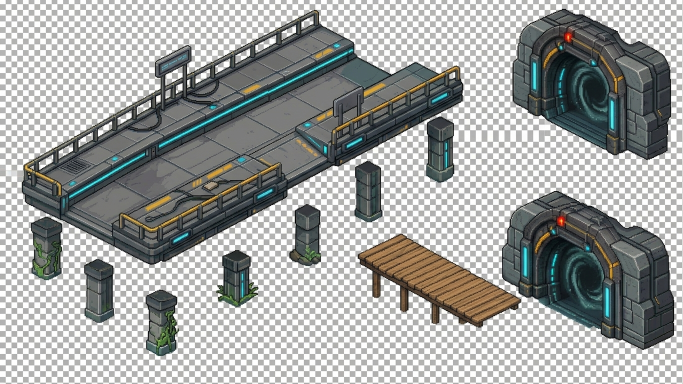
#> input picture assets/source-art/coastal/estacao-conceito.jpg, 1365 x 768 px, given in place of piso-grafite.png, which was not available (shown at 1/2 size); the run also reads 6 pictures not shown here
$ python preparar-sala-nucleo.py
#> lines starting #> are read from the running program, lines starting #| are printed output that depends on the picture; after the words box and inside, x2 and y2 are one past the last pixel; in counts of white or black regions, pixels touching at a corner belong together
#!/usr/bin/env python3
"""Prepara a Base dos Vetores (Núcleo 10X) — 0.11.6.

Fontes pintadas em assets/source-art/sala-nucleo/*.png (fundo magenta) viram
PNGs RGBA standalone em assets/sprites/sala-nucleo/. Todas as máquinas usam
arte pintada; regulador, relicário e pórtico não são mais desenhos procedurais.

Invariantes verificadas ao salvar cada sprite de objeto:
  * modo RGBA;
  * margem totalmente transparente >= 4 px nos quatro lados;
  * nenhum canto opaco (sprite-clean não tenta remover fundo já limpo).

Uso: python3 tools/preparar-sala-nucleo.py
Dependências: Pillow, numpy, scipy (mesmo pipeline das outras salas).
"""
from pathlib import Path
import math

import numpy as np
from PIL import Image, ImageOps
from scipy import ndimage

ROOT = Path(__file__).resolve().parents[1]
SRC = ROOT / "assets/source-art/sala-nucleo"
OUT = ROOT / "assets/sprites/sala-nucleo"
PAD = 6


def remove_magenta(im: Image.Image, holo: bool = False, holes: bool = False, membrane: bool = False) -> Image.Image:
    """Chroma-key do magenta, preservando verdes/âmbaras e vidro holográfico.

    `holes=True` também apaga o magenta FECHADO dentro da silhueta (o vão de
    um pórtico, por exemplo): sem isso o flood a partir da borda não alcança
    a abertura e a porta nasce tampada. `membrane=True` converte o campo rosa
    da malha em vidro verde translúcido ANTES do key, preservando a treliça.
    """
    arr = np.array(im.convert("RGBA"), dtype=np.float32)
    r, g, b, a = arr[..., 0], arr[..., 1], arr[..., 2], arr[..., 3]
    if membrane:
        pink = (np.minimum(r, b) - g > 24) & (np.abs(r - b) < 100)
        intensity = np.clip((np.minimum(r, b) - g) / 255, 0, 1)
        r = np.where(pink, 30 + 40 * (1 - intensity), r)
        g = np.where(pink, np.maximum(g, 140 + 80 * intensity), g)
        b = np.where(pink, 90 + 40 * (1 - intensity), b)
        a = np.where(pink, np.minimum(a, 42 + 70 * (1 - intensity)), a)
    if holo:
        # O feixe do terminal foi pintado rosa sobre o fundo magenta. Converte
        # só a região superior em vidro verde translúcido antes do key.
        h, w = r.shape
        yy = np.arange(h)[:, None] / max(1, h)
        vidro = (yy < 0.31) & (r > g + 24) & (b > g + 24) & (g > 48) & ~((r > 228) & (g < 42) & (b > 228))
        r = np.where(vidro, 42, r)
        g = np.where(vidro, np.maximum(g, 150), g)
        b = np.where(vidro, 104, b)
        a = np.where(vidro, 150, a)
    mag = np.minimum(r, b) - g
    strong = (mag > 82) & (np.abs(r - b) < 64) & (g < 150)
    seed = (mag > 48) & (np.sqrt((r - 255) ** 2 + g ** 2 + (b - 255) ** 2) < 150)
    lbl, n = ndimage.label(seed | strong)
    border = (set(lbl[0, :]) | set(lbl[-1, :]) | set(lbl[:, 0]) | set(lbl[:, -1])) - {0}
    bg = strong.copy() if holes else np.zeros_like(strong)
    for lab in border:
        bg |= lbl == lab
    flbl, fn = ndimage.label(~bg)
    sizes = np.bincount(flbl.ravel())
    noise = sizes < 36
    noise[0] = False
    bg |= noise[flbl]
    a[bg] = 0
    fg = a > 0
    fringe = fg & ~ndimage.binary_erosion(fg, iterations=2)
    spill = fringe & (mag > 16)
    if np.any(spill):
        cap = np.maximum(g[spill] + 12, (r[spill] + g[spill] + b[spill]) / 3.2)
        r[spill] = np.minimum(r[spill], cap)
        b[spill] = np.minimum(b[spill], cap * 1.08)
        a[spill] *= np.clip(1 - (mag[spill] - 16) / 125, .25, 1)
    # O antialias do fundo deixa roxo translúcido mesmo depois do key.
    # Remove esse resíduo sem apagar material opaco; um reflexo violeta
    # saturado remanescente vira luz verde, não volta a ser chroma-key rosa.
    faint_spill = (mag > 42) & (np.abs(r - b) < 95) & (a > 0) & (a < 235)
    a[faint_spill] = 0
    hot = strong & (a > 0)
    if np.any(hot):
        light = np.maximum(g[hot], np.minimum(r[hot], b[hot]))
        r[hot] = light * .48
        g[hot] = light
        b[hot] = light * .72
    out = np.stack([r, g, b, a], axis=-1).clip(0, 255).astype(np.uint8)
    final_mag = np.minimum(out[..., 0], out[..., 2]).astype(np.int16) - out[..., 1]
    assert not np.any((final_mag > 82) & (np.abs(out[..., 0].astype(np.int16) - out[..., 2]) < 64) & (out[..., 1] < 150) & (out[..., 3] > 0)), "magenta visível sobrevivendo dentro da silhueta"
    return Image.fromarray(out, "RGBA")


def trim(im: Image.Image) -> Image.Image:
    box = im.getchannel("A").getbbox()
    return im.crop(box) if box else im


def resize_premult(im: Image.Image, size: tuple[int, int]) -> Image.Image:
    arr = np.array(im, dtype=np.float32) / 255
    a = arr[..., 3:4]
    pre = np.concatenate([arr[..., :3] * a, a], axis=-1)
    small = Image.fromarray((pre * 255).round().astype(np.uint8), "RGBA").resize(size, Image.Resampling.LANCZOS)
    s = np.array(small, dtype=np.float32) / 255
    sa = s[..., 3:4]
    rgb = np.where(sa > 1e-3, s[..., :3] / np.maximum(sa, 1e-3), 0)
    sa = np.where(sa < .04, 0, sa)
    return Image.fromarray((np.concatenate([rgb, sa], axis=-1).clip(0, 1) * 255).round().astype(np.uint8), "RGBA")


def clean_resize_spill(im: Image.Image) -> Image.Image:
    """Lanczos/unpremultiply pode recriar franja roxa em alpha baixo.

    Limpa DEPOIS da redução também; o assert do remove_magenta sozinho não
    enxerga esse resíduo de reamostragem. Material opaco não é apagado.
    """
    arr = np.array(im.convert("RGBA"), dtype=np.int16)
    r, g, b, a = arr[..., 0], arr[..., 1], arr[..., 2], arr[..., 3]
    mag = np.minimum(r, b) - g
    faint = (mag > 42) & (np.abs(r - b) < 95) & (a > 0) & (a < 235)
    a[faint] = 0
    hot = (mag > 82) & (np.abs(r - b) < 64) & (g < 150) & (a > 0)
    if np.any(hot):
        light = np.maximum(g[hot], np.minimum(r[hot], b[hot]))
        r[hot] = (light * .48).round()
        g[hot] = light
        b[hot] = (light * .72).round()
    out = np.stack([r, g, b, a], axis=-1).clip(0, 255).astype(np.uint8)
    fm = np.minimum(out[..., 0], out[..., 2]).astype(np.int16) - out[..., 1]
    assert not np.any((fm > 82) & (np.abs(out[..., 0].astype(np.int16) - out[..., 2]) < 64) & (out[..., 1] < 150) & (out[..., 3] > 0)), "franja magenta após reamostragem"
    return Image.fromarray(out, "RGBA")


def pad_save(im: Image.Image, name: str, max_w: int | None = None) -> Image.Image:
    im = trim(im)
    if max_w and im.width > max_w - 2 * PAD:
        h = max(1, round(im.height * (max_w - 2 * PAD) / im.width))
        im = resize_premult(im, (max_w - 2 * PAD, h))
    im = clean_resize_spill(im)
    canvas = Image.new("RGBA", (im.width + 2 * PAD, im.height + 2 * PAD), (0, 0, 0, 0))
    canvas.paste(im, (PAD, PAD))
    a = np.array(canvas)[..., 3]
    assert a[:4, :].max() == 0 and a[-4:, :].max() == 0 and a[:, :4].max() == 0 and a[:, -4:].max() == 0, name
    canvas.save(OUT / name, optimize=True)
    print(f"saved {name} {canvas.size}")
    return canvas


def shift_col(col: np.ndarray, dy: float) -> np.ndarray:
    h = col.shape[0]
    ys = np.arange(h, dtype=np.float32) - dy
    y0 = np.floor(ys).astype(int)
    y1 = y0 + 1
    f = (ys - y0)[:, None]
    v0 = (y0 >= 0) & (y0 < h)
    v1 = (y1 >= 0) & (y1 < h)
    c0 = np.zeros_like(col, dtype=np.float32)
    c1 = np.zeros_like(col, dtype=np.float32)
    c0[v0] = col[y0[v0]]
    c1[v1] = col[y1[v1]]
    return (c0 * (1 - f) + c1 * f).clip(0, 255).astype(np.uint8)


def shear(im: Image.Image, slope: float, corner: bool = False) -> Image.Image:
    arr = np.array(im)
    h, w, _ = arr.shape
    mask = arr[..., 3] > 30
    mid = (w - 1) * .5
    xs, ys = [], []
    for x in range(8, w - 8):
        col = np.where(mask[:, x])[0]
        if len(col):
            xs.append(x)
            ys.append(col.max())
    if len(xs) < 10:
        return im
    if corner:
        left = np.array(xs) < mid - 20
        right = np.array(xs) > mid + 20
        sl = np.polyfit(np.array(xs)[left], np.array(ys)[left], 1)[0]
        sr = np.polyfit(np.array(xs)[right], np.array(ys)[right], 1)[0]
        dl, dr = -slope - sl, slope - sr
    else:
        cur = np.polyfit(xs, ys, 1)[0]
        dl = dr = slope - cur
    pad_y = int(math.ceil(max(abs(dl), abs(dr)) * w * .6)) + 10
    padded = np.zeros((h + 2 * pad_y, w, 4), dtype=np.uint8)
    padded[pad_y:pad_y + h] = arr
    out = np.zeros_like(padded)
    for x in range(w):
        dx = x - mid
        dy = dl * dx if (corner and dx < 0) else dr * dx
        out[:, x] = shift_col(padded[:, x], dy)
    return Image.fromarray(out, "RGBA")


def floor_tile(src: Image.Image, name: str):
    clean = trim(remove_magenta(src))
    # 248×124 = 2:1 exato; a saia de 4 px entra na margem transparente.
    tile = resize_premult(clean, (248, 124))
    pad_save(tile, name, max_w=260)


def main():
    OUT.mkdir(parents=True, exist_ok=True)
    floor_tile(Image.open(SRC / "piso-grafite.png"), "piso-grafite.png")
#> in remove_magenta, `r, g, b, a = arr[..., 0], arr[..., 1], arr[..., 2], arr[..., 3]`: a: shape (768, 1365) float32; every value is 255
#> in remove_magenta, `mag = np.minimum(r, b) - g`:
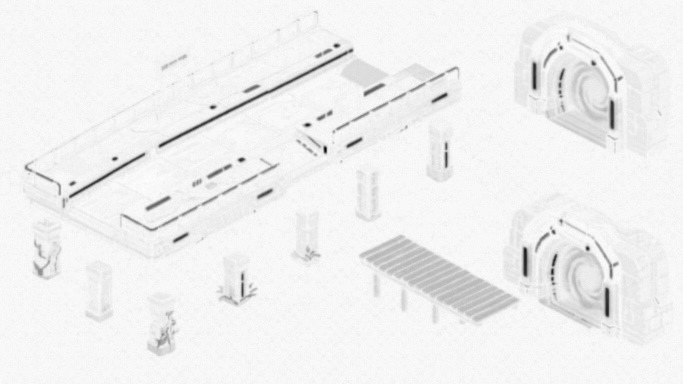
#> mag: shape (768, 1365) float32 (shown at 1/2 size); min -180, max 5, mean -5.69; drawn with min black and max white
#> in remove_magenta, `strong = (mag > 82) & (np.abs(r - b) < 64) & (g < 150)`: strong: shape (768, 1365) bool; every value is 0
#> in remove_magenta, `lbl, n = ndimage.label(seed | strong)`: lbl: shape (768, 1365) int32; every value is 0
#> in remove_magenta, `lbl, n = ndimage.label(seed | strong)`: n = 0
#> in remove_magenta, `border = (set(lbl[0, :]) | set(lbl[-1, :]) | set(lbl[:, 0]) | set(lbl[..`: border = 0 items
#> in remove_magenta, `flbl, fn = ndimage.label(~bg)`: flbl: shape (768, 1365) int32; every value is 1
#> in remove_magenta, `flbl, fn = ndimage.label(~bg)`: fn = 1
#> in remove_magenta, `sizes = np.bincount(flbl.ravel())`: sizes = [0, 1048320]
#> in remove_magenta, `noise = sizes < 36`: noise = [True, False]
#> in remove_magenta, `fg = a > 0`: fg: shape (768, 1365) bool; every value is 1
#> in remove_magenta, `fringe = fg & ~ndimage.binary_erosion(fg, iterations=2)`:
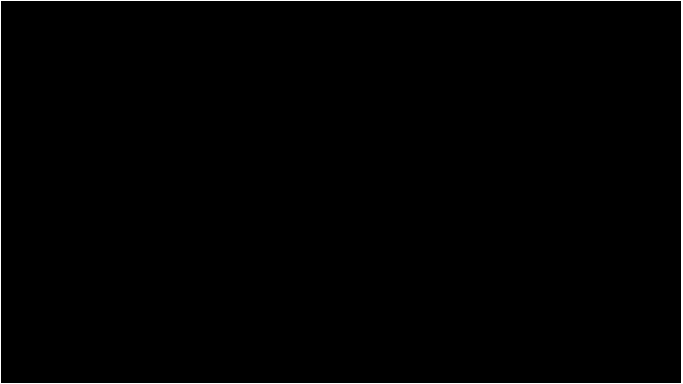
#> fringe: shape (768, 1365) bool (shown at 1/2 size); 0.81% white; 1 white region, box (x1, y1, x2, y2) and area: (0, 0, 1365, 768) 8516
#> in trim, `box = im.getchannel("A").getbbox()`: box = (0, 0, 1365, 768)
#> in floor_tile, src is the input picture: PIL image 1365x768 RGB; mean R, G, B 159.7, 161.8, 160.1
#> in resize_premult, `a = arr[..., 3:4]`: a: shape (768, 1365, 1) float32; every value is 1
#> in resize_premult, `small = Image.fromarray((pre * 255).round().astype(np.uint8), "RGBA")...`:
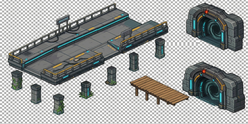
#> small: PIL image 248x124 RGBA; mean R, G, B, A 158.5, 160.7, 159, 255
#> in resize_premult, `sa = s[..., 3:4]`: sa: shape (124, 248, 1) float32; every value is 1
#> in clean_resize_spill, `r, g, b, a = arr[..., 0], arr[..., 1], arr[..., 2], arr[..., 3]`: a: shape (124, 248) int16; every value is 255
#> in clean_resize_spill, `faint = (mag > 42) & (np.abs(r - b) < 95) & (a > 0) & (a < 235)`: faint: shape (124, 248) bool; every value is 0
#> in pad_save, `canvas = Image.new("RGBA", (im.width + 2 * PAD, im.height + 2 * PAD), ..`: canvas: PIL image 260x136 RGBA; every value is 0
#> in pad_save, `a = np.array(canvas)[..., 3]`:
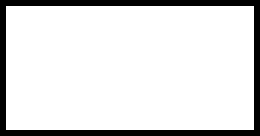
#> a: shape (136, 260); 87% white; 1 black region, box (x1, y1, x2, y2) and area: (0, 0, 260, 136) 4608
#| saved piso-grafite.png (260, 136)
    floor_tile(Image.open(SRC / "piso-cinetico.png"), "piso-cinetico.png")
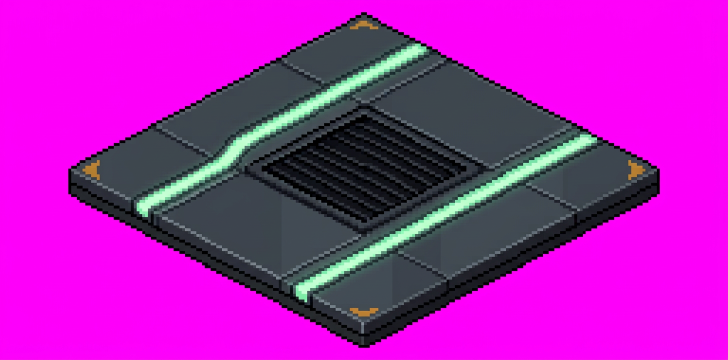
#> input picture assets/source-art/sala-nucleo/piso-cinetico.png, 1456 x 720 px (shown at 1/2 size)
#> call 2 of remove_magenta, with holo = False, holes = False, membrane = False
#> in remove_magenta (call 2), `r, g, b, a = arr[..., 0], arr[..., 1], arr[..., 2], arr[..., 3]`: a: shape (720, 1456) float32; every value is 255
#> in remove_magenta (call 2), `strong = (mag > 82) & (np.abs(r - b) < 64) & (g < 150)`: strong: shape (720, 1456) bool; 59.2% white; 1 black region, box (x1, y1, x2, y2) and area: (137, 25, 1319, 695) 428234
#> in remove_magenta (call 2), `seed = (mag > 48) & (np.sqrt((r - 255) ** 2 + g ** 2 + (b - 255) ** 2)..`:
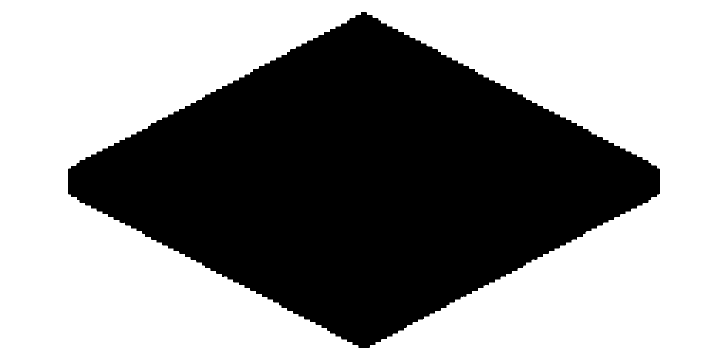
#> seed: shape (720, 1456) bool (shown at 1/2 size); 59% white; 1 black region, box (x1, y1, x2, y2) and area: (136, 24, 1320, 696) 429620
#> in remove_magenta (call 2), `lbl, n = ndimage.label(seed | strong)`: n = 1
#> in remove_magenta (call 2), `border = (set(lbl[0, :]) | set(lbl[-1, :]) | set(lbl[:, 0]) | set(lbl[..`: border = 1 item
#> in remove_magenta (call 2), `bg = strong.copy() if holes else np.zeros_like(strong)`: bg: shape (720, 1456) bool; every value is 0
#> the loop in remove_magenta (call 2), `for lab in border:` made 1 pass
#> in remove_magenta (call 2), `sizes = np.bincount(flbl.ravel())`: sizes = [620086, 428234]
#> in remove_magenta (call 2), `noise = sizes < 36`: noise = [False, False]
#> in remove_magenta (call 2), `fringe = fg & ~ndimage.binary_erosion(fg, iterations=2)`: fringe: shape (720, 1456) bool; 0.61% white in thin lines or dots, all inside (x1, y1, x2, y2) = (137, 25, 1319, 695)
#> in remove_magenta (call 2), `spill = fringe & (mag > 16)`:
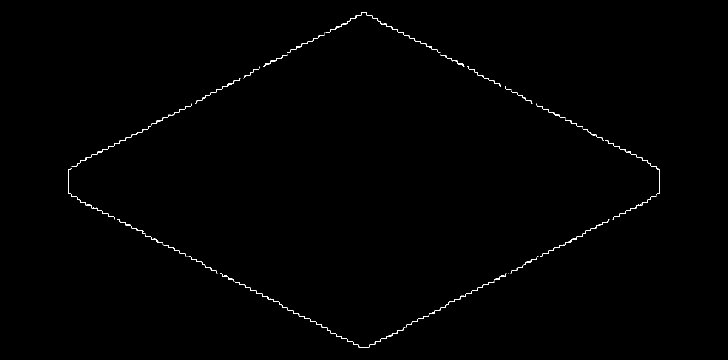
#> spill: shape (720, 1456) bool (shown at 1/2 size); 0.36% white in thin lines or dots, all inside (x1, y1, x2, y2) = (137, 25, 1319, 695)
#> in remove_magenta (call 2), `cap = np.maximum(g[spill] + 12, (r[spill] + g[spill] + b[spill]) / 3.2)`: cap = 3762 values, max 98.12 at index 398, min 12 at index 44, mean 27.24
#| saved piso-cinetico.png (260, 136)

    # A fonte do canto trouxe duas baias; recorta só o pico central (^).
    corner = Image.open(SRC / "parede-canto.png")
    corner = corner.crop((int(corner.width * .22), 0, int(corner.width * .76), corner.height))
    corner = shear(remove_magenta(corner), .5, corner=True)
#> after the loop in shear, `for x in range(8, w - 8):`: xs = 1037 values from 8 to 1044; ys = 1037 values, max 527 at index 1032, min 302 at index 537, mean 414.1
#> in shear, `sl = np.polyfit(np.array(xs)[left], np.array(ys)[left], 1)[0]`: sl = -0.46
#> in shear, `sr = np.polyfit(np.array(xs)[right], np.array(ys)[right], 1)[0]`: sr = 0.463
#> in shear, `dl, dr = -slope - sl, slope - sr`: dl = -0.0402; dr = 0.0368
#> in shear, `pad_y = int(math.ceil(max(abs(dl), abs(dr)) * w * .6)) + 10`: pad_y = 36
#> the loop in shear, `for x in range(w):` made 1053 passes
#> dy on passes 1 to 3: 21.14, 21.1, 21.06
    pad_save(corner, "parede-canto.png", max_w=420)
#| saved parede-canto.png (420, 222)

    wall = shear(remove_magenta(Image.open(SRC / "parede-modular.png")), .5)
#> the loop in shear (call 2), `for x in range(w):` made 1950 passes
#> dy on passes 1 to 3: -343.9, -343.6, -343.2
    pad_save(wall, "parede-modular.png", max_w=300)
#| saved parede-modular.png (300, 207)
    door = shear(remove_magenta(Image.open(SRC / "porta-doca.png")), .5)
    pad_save(door, "porta-doca.png", max_w=260)
#| saved porta-doca.png (260, 396)

    # O eixo veio em tira de cinco estudos: usa um único estudo completo.
    spindle = Image.open(SRC / "eixo-adaptacao.png")
    spindle = spindle.crop((0, 0, spindle.width // 5, spindle.height))
    # Espelha a FONTE, não o objeto: a face de serviço fica a sudeste, como
    # nas salas aprovadas, sem trocar os eixos da hitbox no collision.js.
    spindle = ImageOps.mirror(remove_magenta(spindle, holes=True))
    pad_save(spindle, "eixo-adaptacao.png", max_w=420)
#| saved eixo-adaptacao.png (380, 518)

    # Mantém só o pórtico + umbrais; as abas laterais da fonte virariam uma
    # muralha larga demais para o vão duplo (y=5..6) da câmara.
    gate_src = Image.open(SRC / "malha-cinetica.png")
    gate_src = gate_src.crop((int(gate_src.width * .22), 0, int(gate_src.width * .78), gate_src.height))
    gate = shear(remove_magenta(gate_src, membrane=True), -.5)
    pad_save(gate, "malha-cinetica.png", max_w=280)
#| saved malha-cinetica.png (280, 407)
    pad_save(remove_magenta(Image.open(SRC / "pilar-cinetico.png"), holes=True), "pilar-cinetico.png", max_w=150)
#| saved pilar-cinetico.png (150, 343)
    terminal = ImageOps.mirror(remove_magenta(Image.open(SRC / "terminal-registro.png"), holo=True, holes=True))
    pad_save(terminal, "terminal-registro.png", max_w=220)
#| saved terminal-registro.png (220, 125)

    # Contrapeso: estudo intacto + estudo com a fissura âmbar acesa.
#> (the run stopped early here; a loop or call above may not have finished)
